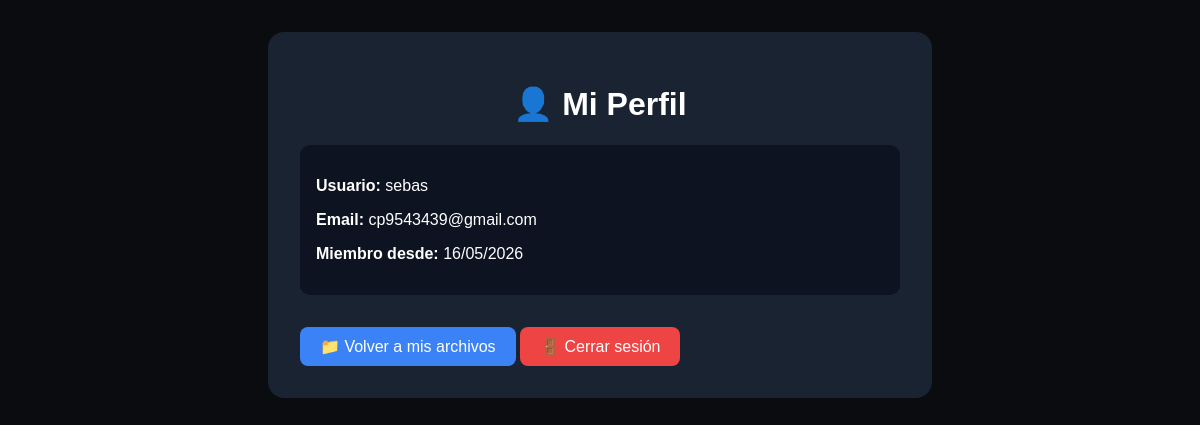
/perfil (signed in), run on the app's committed database.
### instance/app.py (models this page shows, shortened)
class User(UserMixin, db.Model):
    id = db.Column(db.Integer, primary_key=True)
    username = db.Column(db.String(80), unique=True, nullable=False)
    email = db.Column(db.String(120), unique=True, nullable=False)
    password = db.Column(db.String(200), nullable=False)
    role = db.Column(db.String(20), default='user')  # user, admin, owner
    is_banned = db.Column(db.Boolean, default=False)
    ban_reason = db.Column(db.String(200), nullable=True)
    ban_until = db.Column(db.DateTime, nullable=True)
    avatar = db.Column(db.String(200), default='default.png')
    created_at = db.Column(db.DateTime, default=datetime.utcnow)
    last_login = db.Column(db.DateTime, nullable=True)
    files = db.relationship('File', backref='owner', lazy=True)
    def is_banned_active(self):
        if not self.is_banned:
            return False

### instance/app.py (the view)
@app.route('/perfil')
@login_required
def perfil():
    return render_template('perfil.html', user=current_user)

### instance/app.py (called while the page is built)
@login_manager.user_loader
def load_user(user_id):
    user = User.query.get(int(user_id))
    if user and user.is_banned_active():
        return None
    return user

### templates/perfil.html (shortened to what this page needs)
<!DOCTYPE html>
<html>
<head>
</head>
<body>
    <div class="container">
        <h1>👤 Mi Perfil</h1>
        <div class="info">
            <p><strong>Usuario:</strong> {{ user.username }}</p>
            <p><strong>Email:</strong> {{ user.email }}</p>
            <p><strong>Miembro desde:</strong> {{ user.created_at.strftime('%d/%m/%Y') if user.created_at else 'Nuevo' }}</p>
        </div>
        <a href="{{ url_for('dashboard') }}" class="btn">📁 Volver a mis archivos</a>
        <a href="{{ url_for('logout') }}" class="btn btn-danger">🚪 Cerrar sesión</a>
    </div>
</body>
</html>

### templates/perfil.html (style rules this page uses)
body { font-family: Arial, sans-serif; background: #0a0c10; margin: 0; padding: 2rem; }
.container { max-width: 600px; margin: 0 auto; background: #1a2332; border-radius: 16px; padding: 2rem; }
h1 { color: white; text-align: center; }
.info { color: white; margin: 1rem 0; padding: 1rem; background: #0d1320; border-radius: 10px; }
.btn { display: inline-block; padding: 10px 20px; background: #3b82f6; color: white; text-decoration: none; border-radius: 8px; margin-top: 1rem; }
.btn-danger { background: #ef4444; }

### data on the page
User: username "sebas", email "cp9543439@gmail.com", created_at "16/05/2026"
